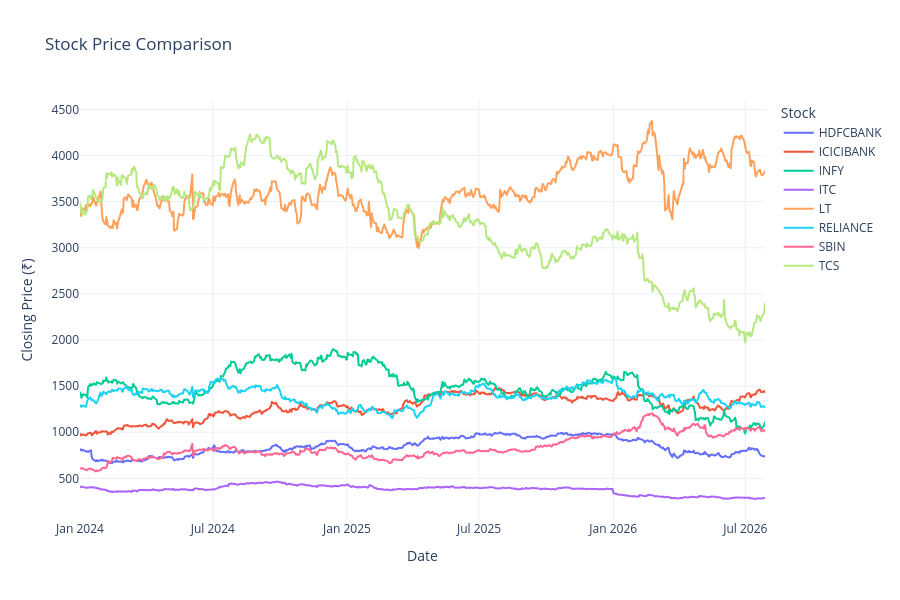

Notebook code cell kept with this figure:
### Markdown cell above
Price Comparison

### Code cell
fig = px.line(
    prices,
    x="date",
    y=prices.columns[1:],
    title="Stock Price Comparison",
    labels={
        "value": "Closing Price (₹)",
        "date": "Date",
        "variable": "Stock"
    }
)

fig.update_layout(
    template="plotly_white",
    height=600
)

fig.show()

### Figure 1 — Plotly figure (JSON) as saved in the notebook; plotly's stock layout.template omitted (floating-point values rounded to 4 significant figures; data arrays with more than 128 entries replaced by an {"elided": "..."} marker saying what was removed)
{"data": [{"hovertemplate": "Stock=HDFCBANK<br>Date=%{x}<br>Closing Price (₹)=%{y}<extra></extra>", "legendgroup": "HDFCBANK", "line": {"color": "#636efa", "dash": "solid"}, "marker": {"symbol": "circle"}, "mode": "lines", "name": "HDFCBANK", "showlegend": true, "type": "scattergl", "x": {"elided": "638 str values"}, "xaxis": "x", "y": {"elided": "638 float values"}, "yaxis": "y"}, {"hovertemplate": "Stock=ICICIBANK<br>Date=%{x}<br>Closing Price (₹)=%{y}<extra></extra>", "legendgroup": "ICICIBANK", "line": {"color": "#EF553B", "dash": "solid"}, "marker": {"symbol": "circle"}, "mode": "lines", "name": "ICICIBANK", "showlegend": true, "type": "scattergl", "x": {"elided": "638 str values"}, "xaxis": "x", "y": {"elided": "638 float values"}, "yaxis": "y"}, {"hovertemplate": "Stock=INFY<br>Date=%{x}<br>Closing Price (₹)=%{y}<extra></extra>", "legendgroup": "INFY", "line": {"color": "#00cc96", "dash": "solid"}, "marker": {"symbol": "circle"}, "mode": "lines", "name": "INFY", "showlegend": true, "type": "scattergl", "x": {"elided": "638 str values"}, "xaxis": "x", "y": {"elided": "638 float values"}, "yaxis": "y"}, {"hovertemplate": "Stock=ITC<br>Date=%{x}<br>Closing Price (₹)=%{y}<extra></extra>", "legendgroup": "ITC", "line": {"color": "#ab63fa", "dash": "solid"}, "marker": {"symbol": "circle"}, "mode": "lines", "name": "ITC", "showlegend": true, "type": "scattergl", "x": {"elided": "638 str values"}, "xaxis": "x", "y": {"elided": "638 float values"}, "yaxis": "y"}, {"hovertemplate": "Stock=LT<br>Date=%{x}<br>Closing Price (₹)=%{y}<extra></extra>", "legendgroup": "LT", "line": {"color": "#FFA15A", "dash": "solid"}, "marker": {"symbol": "circle"}, "mode": "lines", "name": "LT", "showlegend": true, "type": "scattergl", "x": {"elided": "638 str values"}, "xaxis": "x", "y": {"elided": "638 float values"}, "yaxis": "y"}, {"hovertemplate": "Stock=RELIANCE<br>Date=%{x}<br>Closing Price (₹)=%{y}<extra></extra>", "legendgroup": "RELIANCE", "line": {"color": "#19d3f3", "dash": "solid"}, "marker": {"symbol": "circle"}, "mode": "lines", "name": "RELIANCE", "showlegend": true, "type": "scattergl", "x": {"elided": "638 str values"}, "xaxis": "x", "y": {"elided": "638 float values"}, "yaxis": "y"}, {"hovertemplate": "Stock=SBIN<br>Date=%{x}<br>Closing Price (₹)=%{y}<extra></extra>", "legendgroup": "SBIN", "line": {"color": "#FF6692", "dash": "solid"}, "marker": {"symbol": "circle"}, "mode": "lines", "name": "SBIN", "showlegend": true, "type": "scattergl", "x": {"elided": "638 str values"}, "xaxis": "x", "y": {"elided": "638 float values"}, "yaxis": "y"}, {"hovertemplate": "Stock=TCS<br>Date=%{x}<br>Closing Price (₹)=%{y}<extra></extra>", "legendgroup": "TCS", "line": {"color": "#B6E880", "dash": "solid"}, "marker": {"symbol": "circle"}, "mode": "lines", "name": "TCS", "showlegend": true, "type": "scattergl", "x": {"elided": "638 str values"}, "xaxis": "x", "y": {"elided": "638 float values"}, "yaxis": "y"}], "layout": {"height": 600, "legend": {"title": {"text": "Stock"}, "tracegroupgap": 0}, "title": {"text": "Stock Price Comparison"}, "xaxis": {"anchor": "y", "domain": [0, 1], "title": {"text": "Date"}}, "yaxis": {"anchor": "x", "domain": [0, 1], "title": {"text": "Closing Price (₹)"}}}}
